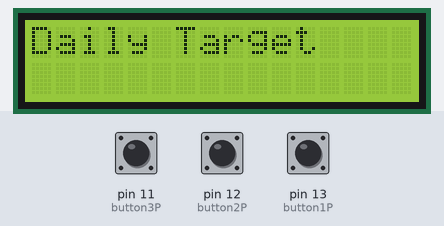
Recording of a sketch running on a simulated Arduino Uno, built with avr-gcc and run on an emulated ATmega328P. On the bench: 16×2 character LCD. The inputs (shaded band) are chosen by the test bench; at power-on: pin 11 (button3P) HIGH, pin 13 (button1P) HIGH, pin 12 (button2P) HIGH.

Above: at 2.7 s.
2.8 s: pin 11 (button3P) pulled LOW for 0.15 s
At 4.1 s:
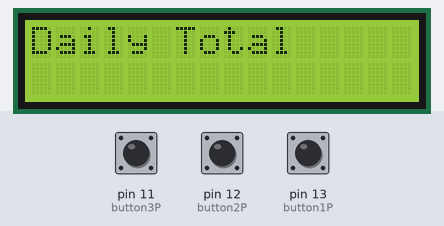
4.4 s: pin 11 (button3P) pulled LOW for 1 s
At 5.4 s:
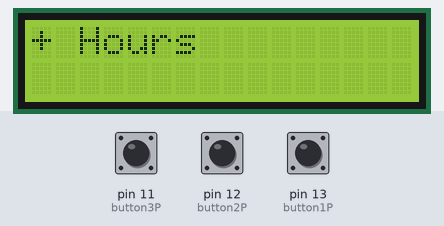
6.9 s: pin 13 (button1P) pulled LOW for 0.15 s
At 8.1 s:
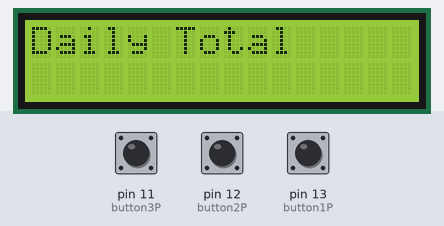
8.5 s: pin 13 (button1P) pulled LOW for 1 s
At 8.9 s:
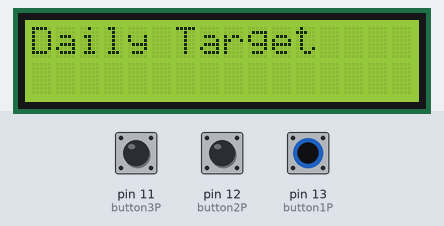
Timing chart, 0 to 11.5 s (numbered marks = the images above; inputs shaded):
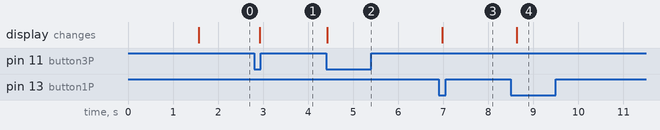

Measured:
- after the input at 2.8 s, the display: changes after 0.12 s (image 1)
- after the input at 4.4 s, the display: changes at once (image 2)
- after the input at 6.9 s, the display: changes after 0.08 s (image 3)
- after the input at 8.5 s, the display: changes after 0.14 s (image 4)

The sketch:

prod_trckr_software.ino
```cpp
// C++ code

// LCD Initialisation
#include <LiquidCrystal.h>
// rs, rw, enable, d0, d1, d2, d3, d4, d5, d6, d7
LiquidCrystal lcd(0, 1, 2, 7, 6, 5, 4, 3, 8, 9, 10);

// Button Initialisation
const int button1P = 13;
const int button2P = 12;
const int button3P = 11;

int button1S = HIGH;
int button2S = HIGH;
int button3S = HIGH;
int temp1S = HIGH;
int temp2S = HIGH;
int temp3S = HIGH;

// Programme Data Initialisation
int menuS = 0;
int enterS = 0;
String menuI[3] = {"Daily Target", "Daily Total", "+ Hours"};

int dailyTg = 8;
int dailyTt = 0;
int dailyHr = 0;

// Device Start-up
void setup(){
  // LCD Set-up & Start-up Screen
  lcd.begin(16,2);
  lcd.print("Productivity Aid");
  lcd.setCursor(0, 1);
  lcd.print("Vers. 1.0.0");
  delay(1500);
  lcd.clear();
  lcd.print(menuI[menuS]);

  // Button Set-up
  pinMode(button1P, INPUT_PULLUP);
  pinMode(button2P, INPUT_PULLUP);
  pinMode(button3P, INPUT_PULLUP);

  /*
  //Serial Set-up (For debugging)
  Serial.begin(9600);
  Serial.print("Hello Debug. ");
  //Serial.print(menuI[menuS]);
  */
}

// Button Release Detection
bool buttonDet(uint8_t input, int button){
  temp1S = button1S;
  temp2S = button2S;
  temp3S = button3S;

  switch (button){

    case 1:
    	button1S = digitalRead(input);
      	if (button1S != temp1S && button1S == LOW){
          return true;
        }
    	return false;
    	break;
    case 2:
    	button2S = digitalRead(input);
      	if (button2S != temp2S && button2S == LOW){
          return true;
        }
    	return false;
    	break;
    case 3:
    	button3S = digitalRead(input);
      	if (button3S != temp3S && button3S == LOW){
          return true;
        }
    	return false;
    	break;
  }
}

// Working functions

// Value adder
void addValue(int value){
  dailyTt += value;
}

// Screen changer
void lcdUpdate(String output){
  lcd.clear();
  lcd.print(output);
}

// Programme Runner
// Menu to be fixed.
void loop(){
  // Menu first layer
  if (enterS == 0){
    // <- Button
    if (buttonDet(button1P, 1) == true && menuS > 0){
      // Serial.print("Button 1 Pressed; ");
      menuS -= 1;
      lcdUpdate(menuI[menuS]);
    }

    // Enter Button
    if (buttonDet(button2P, 2) == true){
      // Serial.print("Button 2 Pressed; ");
      enterS = 1;
    }

    // -> Button
    if (buttonDet(button3P, 3) == true && menuS < 2){
      // Serial.print("Button 3 Pressed; ");
      menuS += 1;
      lcdUpdate(menuI[menuS]);
    }
  }
  delay(150);
}
```
